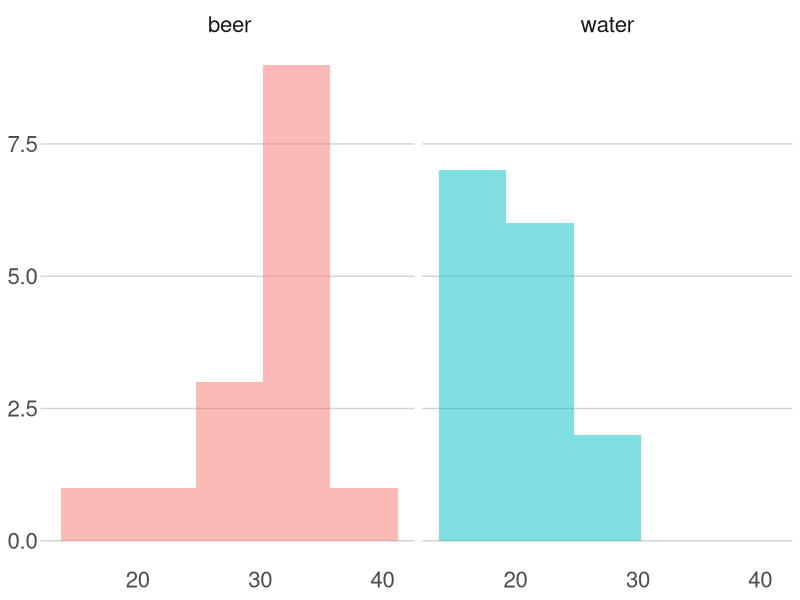

Reproduce this figure in R.
## ---- chunk 1
library(knitr)
beer <- c(32, 26, 31, 23, 35, 28, 33, 33, 35, 18, 37, 31, 31, 27, 35)
water <- c(22, 22, 23, 18, 19, 15, 20, 21, 19, 26, 18, 15, 18, 20, 29)

data <- data.frame(beer = beer,
                   water = water)

kable(data)
## ---- chunk 2
library(ggplot2)

plot_dat <- data.frame(value = c(beer, water),
                       variable = c(rep("beer", 15), rep("water", 15)))

ggplot(plot_dat, aes(x = value, fill = variable)) + 
    geom_histogram(position = "identity", alpha = 0.5, bins = 5) + 
    facet_wrap(~ variable) + 
    theme(panel.background = element_blank(), 
          panel.grid.major.y = element_line(color = "light gray"),
          panel.grid.major.x = element_blank(),
          axis.ticks.x = element_blank(),
          axis.ticks.y = element_line(color = "light gray"),
          text = element_text(size = 20), 
          legend.position = "none",
          strip.background = element_blank(), 
          legend.title = element_blank(), 
          axis.title = element_blank())
    
## ---- chunk 3
beer_mean <- mean(beer)
water_mean <- mean(water)
## ---- chunk 4
beer_df <- length(beer) - 1
water_df <- length(water) - 1
total_df <- beer_df + water_df
## ---- chunk 5
beer_sd <- sd(beer)
water_sd <- sd(water)
## ---- chunk 6
sp2 <- ((beer_df * beer_sd^2) + (water_df * water_sd^2)) / (beer_df + water_df)
## ---- chunk 7
se = sqrt(sp2 * ((1 / length(beer)) + (1 / length(water))))
## ---- chunk 8
tstat <- (beer_mean - water_mean) / se
## ---- chunk 9
tcrit <- qt(0.05, total_df, lower.tail = FALSE)
